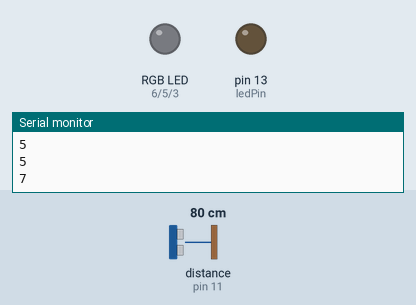
Recording of a sketch running on a simulated Arduino Uno, built with avr-gcc and run on an emulated ATmega328P. On the bench: an RGB LED mixed from three pins (HIGH = lit), output pins drawn as LEDs (lit = HIGH), the last lines printed to the serial monitor. The inputs (shaded band) are chosen by the test bench; at power-on: distance to the obstacle (sensor on pin 11) 80 cm. The echo pulse lasts 58.3 µs per cm; random numbers use the default seed unless the sketch sets one.

Above: at 1.2 s.
1.3 s: distance to the obstacle (sensor on pin 11) set to 250 cm
At 3.81 s:
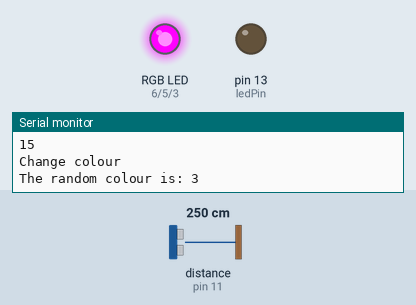
4.3 s: distance to the obstacle (sensor on pin 11) set to 35 cm
At 4.3 s:
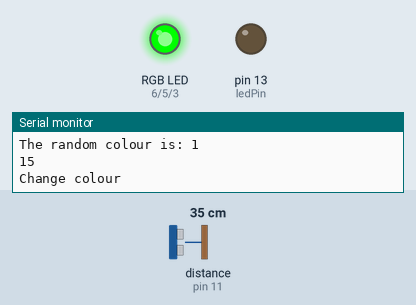
5.8 s: distance to the obstacle (sensor on pin 11) set to 299 cm
At 6.94 s:
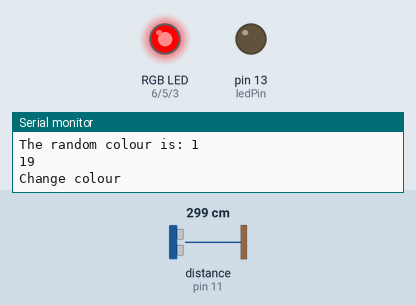
8.8 s: distance to the obstacle (sensor on pin 11) set to 2 cm
10.3 s: distance to the obstacle (sensor on pin 11) set to 27 cm
11.8 s: distance to the obstacle (sensor on pin 11) set to 34 cm
At 12.9 s:
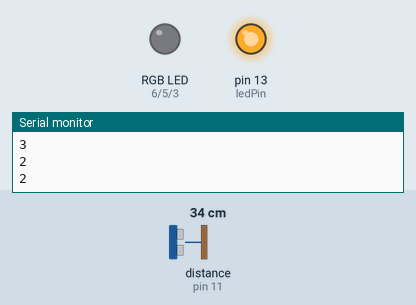
Timing chart, 0 to 14.3 s (numbered marks = the images above; inputs shaded):
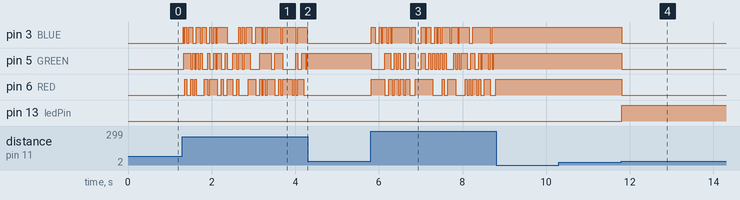

The sketch:

Ultrasonic_light_sensor.ino
```cpp
/*
RGB Light controlled by ultrasonic sensor

Sensor - 5v, grnd, Pin 12 = Trigg, Pin 11 = Echo
RGB Light - Grnd, Red 6, Green 5, Blue 3

How it works:
Hold hand over sensor (less than 30cm) for a second to switch it on and off
Wave your hand over sensor to random shuffle through preset colours


*/


#include <HCSR04.h>
unsigned long startTime;
const byte ledPin = 13;
unsigned long currentTime;
const unsigned long periodSwitch = 1000;
const unsigned long periodColour = 30;
unsigned long timeDiff;
#define BLUE 3
#define GREEN 5
#define RED 6
long randRed = random(1,256);
long randBlue = random(1,256);
long randGreen = random(1,256);
int randColour = 0;
int colourArr[7][3] {{HIGH,HIGH,HIGH},{LOW,HIGH,HIGH},{LOW,LOW,HIGH},{HIGH,LOW,HIGH}, {LOW,HIGH,LOW}, {HIGH,LOW,LOW},{HIGH,HIGH,LOW}};//array to go through different colours


HCSR04 hc(12,11);//initialisation class HCSR04 (trig pin , echo pin)

void setup()
{ Serial.begin(9600);
pinMode(ledPin, OUTPUT);
pinMode(RED, OUTPUT);
  pinMode(GREEN, OUTPUT);
  pinMode(BLUE, OUTPUT);
  digitalWrite(ledPin, LOW);
  digitalWrite(RED, LOW);
  digitalWrite(GREEN, LOW);
  digitalWrite(BLUE, LOW);
  randomSeed(analogRead(0));

}
int redValue;
int greenValue;
int blueValue;

void loop()
{/* Serial.print( hc.dist() );
Serial.println(" cm");
delay(500);*/
currentTime = millis();
/*if (hc.dist() < 30.00) {
  startTime = currentTime;
  delay(periodSwitch);
  currentTime = millis();

  if (currentTime - startTime >= periodSwitch) {
    digitalWrite(ledPin, !digitalRead(ledPin));
     Serial.println("Should be on m8");
    }

}*/
startTime = currentTime;
 while (hc.dist() < 30.00){};
currentTime = millis();
timeDiff = currentTime - startTime;
Serial.println(timeDiff);

 if (timeDiff >= periodSwitch) {
    digitalWrite(ledPin, !digitalRead(ledPin));
     Serial.println("Should be on");
     if (digitalRead(RED) == HIGH || digitalRead(GREEN) == HIGH ||digitalRead(BLUE) == HIGH){
     digitalWrite(RED, LOW);
digitalWrite(GREEN, LOW);
digitalWrite(BLUE, LOW);
} else if (digitalRead(RED) == LOW && digitalRead(GREEN) == LOW && digitalRead(BLUE) == LOW) {
  digitalWrite(RED, HIGH);
digitalWrite(GREEN, HIGH);
digitalWrite(BLUE, HIGH);
};
};


if (timeDiff >= 10 && timeDiff <= 300 ){
  Serial.println("Change colour");
 randColour = random(0,6);
 randBlue = random(0,4);
 randGreen = random(0,4);
digitalWrite(RED, colourArr[randColour][0]);
digitalWrite(GREEN, colourArr[randColour][1]);
digitalWrite(BLUE, colourArr[randColour][2]);

 Serial.print("The random colour is: ");
 Serial.println(randColour);
 /*analogWrite(RED, randRed);
analogWrite(GREEN, randGreen);
analogWrite(BLUE, randBlue);*/

};


}//return curent distance in serial
```

Measured:
- after the input at 10.3 s, every drawn part: stays the same
- after the input at 11.8 s, pin 3 (BLUE), pin 5 (GREEN), pin 6 (RED): HIGH → LOW at once; pin 13 (ledPin): LOW → HIGH at once
